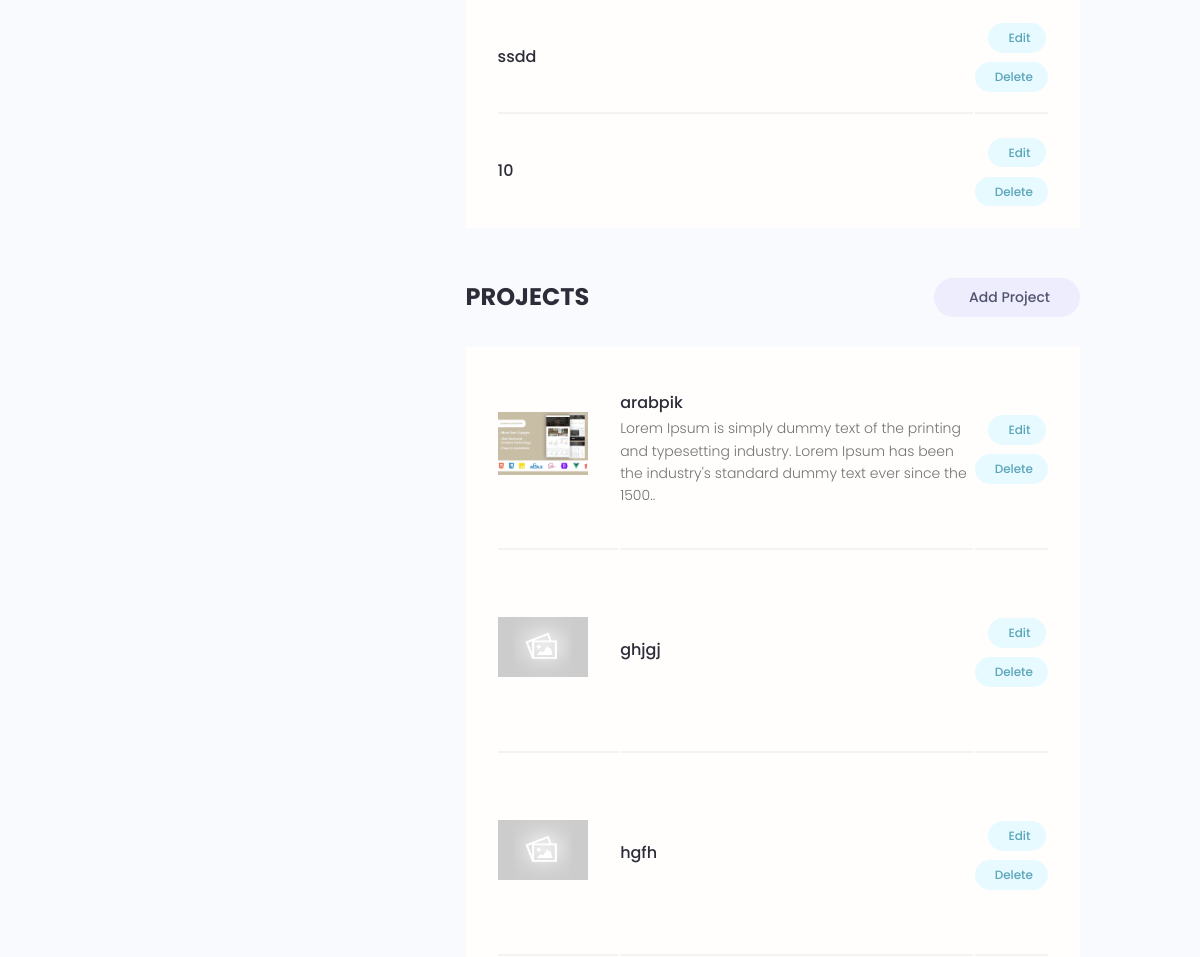
Before: /account/ (signed in, middle part) with the older database file.
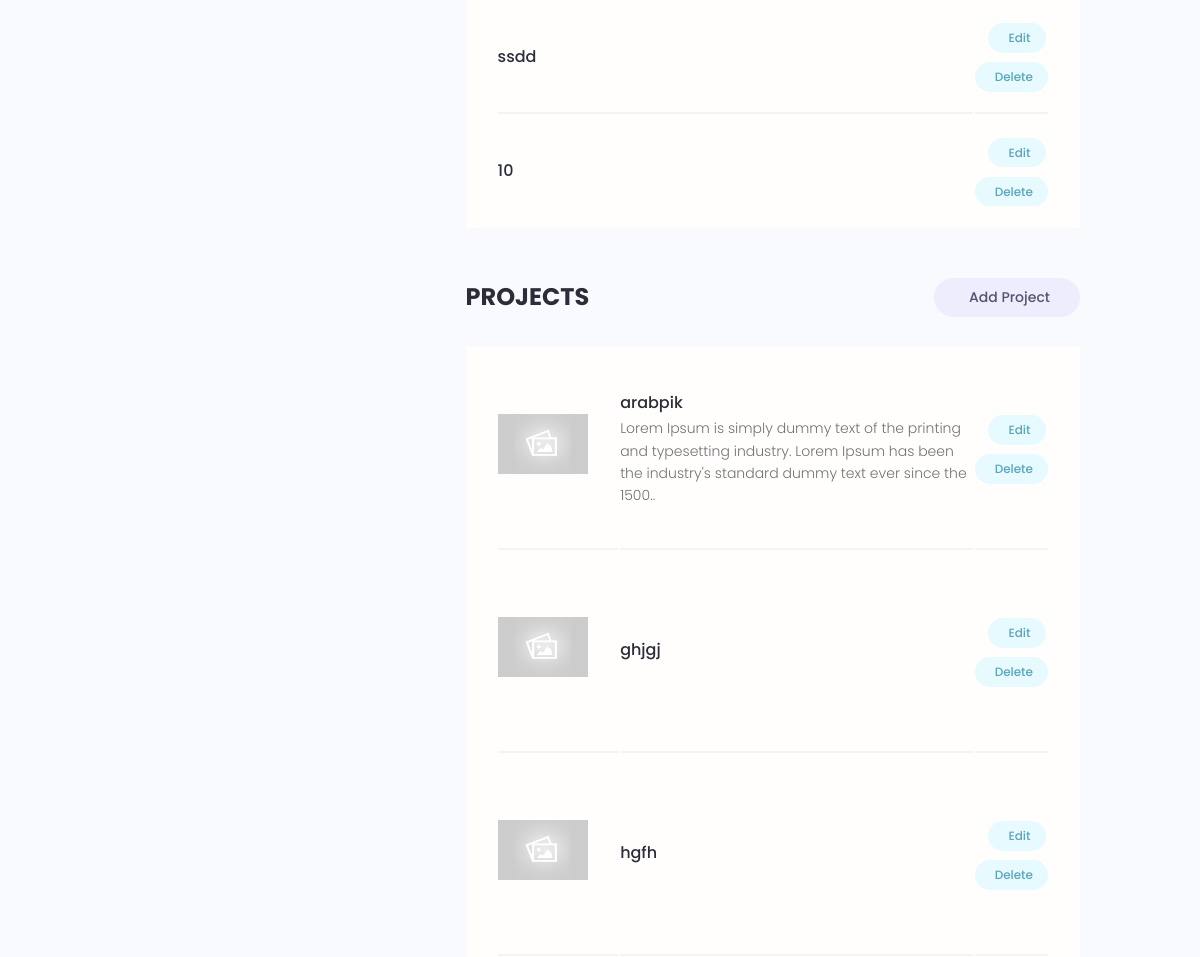
After: the same page with the newer database file.
### projects/models.py (models this page shows, shortened)
class Project(models.Model):
    id = models.UUIDField(default=uuid.uuid4, unique=True, primary_key=True, editable=False)
    owner = models.ForeignKey(Profile, null=True, blank=True, on_delete=models.SET_NULL)
    title = models.CharField(max_length=2000)
    description = models.TextField(null=True, blank=True)
    image = models.ImageField(null=True, blank=True, default="default.jpg")
    tags = models.ManyToManyField('Tag', blank=True)
    demo_link = models.URLField(max_length=2000, null=True, blank=True)
    source_link = models.URLField(max_length=2000, null=True, blank=True)
    vote_total = models.IntegerField(default=0, null=True, blank=True)
    vote_ratio = models.IntegerField(default=0, null=True, blank=True)
    created = models.DateTimeField(auto_now_add=True)
    def __init__(self, *args, **kwargs):
        super().__init__(*args, **kwargs)
        fixImage(Project, self, 'image', 'default.jpg')
    class Meta:
        ordering = ["-vote_ratio", "-vote_total", "title"]

### users/views.py (the view)
# urls.py: path('account/', views.userAccount, name="account"),
@login_required
def userAccount(request):
    profile = Profile.objects.get(user_name=request.user.username)
    skills = profile.skill_set.all()
    projects = profile.project_set.all()
    context = {
        "profile": profile,
        "skills": skills,
        "projects": projects
    }
    return render(request, "users/account.html", context)

### utils/fixImage.py (called while the page is built)
def fixImage(parent, self, name, path):
    if not getattr(self, name):
        image = {
            name: path
        }
        parent.objects.filter(id=self.id).update(**image)
        setattr(self, name, {
            'url': f'/media/{path}'
        })

### users/templates/users/account.html (shortened to what this page needs)
{% extends 'main.html' %}
{% block content %}
<main class="settingsPage profile my-md">
    <div class="container">
        <div class="layout">
            <div class="column column--1of3">
            </div>
            <div class="column column--2of3">
                <table class="settings__table">
                    {% for skill in skills %}
                    <tr>
                        <td class="settings__tableInfo">
                            <h4>{{skill.name}}</h4>
                        </td>
                        <td class="settings__tableActions">
                            <a class="tag tag--pill tag--main settings__btn" href="{% url 'edit-skill' skill.id %}">
                                Edit</a>
                            <a class="tag tag--pill tag--main settings__btn" href="{% url 'delete-skill' skill.id %}"> Delete</a>
                        </td>
                    </tr>
                    {% endfor %}
                </table>
                <div class="settings">
                    <h3 class="settings__title">Projects</h3>
                    <a class="tag tag--pill tag--sub settings__btn tag--lg" href="{% url 'create-project' %}"> Add
                        Project</a>
                </div>
                <table class="settings__table">
                    {% for project in projects %}
                    <tr>
                        <td class="settings__thumbnail">
                            <a href="{% url 'project' project.id %}"><img src="{{project.image.url}}" alt="Project Thumbnail" /></a>
                        </td>
                        <td class="settings__tableInfo">
                            <a href="{% url 'project' project.id %}">{{project.title}}</a>
                            <p>
                                {% if project.description|length > 150 %}
                                    {{project.description|slice:"150"}}..
                                {% else %}
                                    {{project.description}}
                                {% endif %}
                            </p>
                        </td>
                        <td class="settings__tableActions">
                            <a class="tag tag--pill tag--main settings__btn" href="{% url 'update-project' project.id %}">
                                Edit</a>
                            <a class="tag tag--pill tag--main settings__btn" href="{% url 'delete-project' project.id %}"> Delete</a>
                        </td>
                    </tr>
                    {% endfor %}
                </table>
            </div>
        </div>
    </div>
</main>
{% endblock %}

Changed rows visible on the page:
changed Project "arabpik": image: picture removed, a placeholder shows
